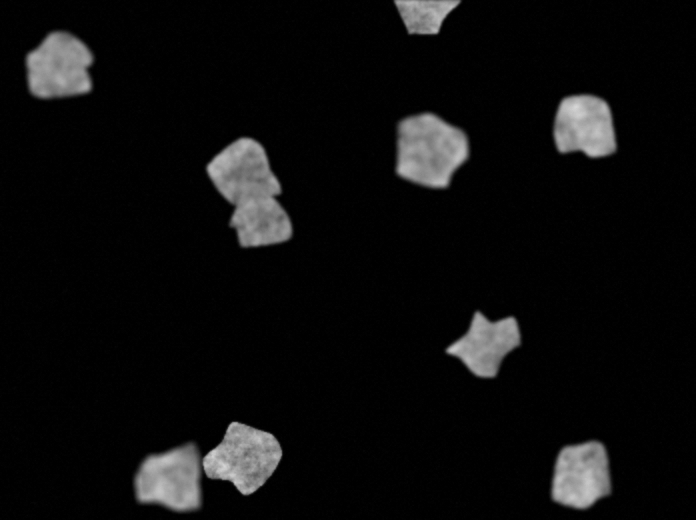
#> input picture src/image-to-txt-images/orginal/SIMCEPImages_A03_C10_F1_s09_w2.TIF, 696 x 520 px, given as the content of the folder ./image-to-txt-images/weka, which was not available
$ python from-seg-to-txt-for-yolo.py
#> lines starting #> are read from the running program, lines starting #| are printed output that depends on the picture; after the words box and inside, x2 and y2 are one past the last pixel; in counts of white or black regions, pixels touching at a corner belong together; pictures that were not available may be replaced by others from this repository, and a replacement may not be noted
import cv2
import numpy as np
import os

def convert_and_visualize_on_original(input_folder, original_images_folder, output_folder):
#> called with input_folder = './image-to-txt-images/weka', original_images_folder = './image-to-txt-images/orginal', output_folder = './image-to-txt-images/output'
    if not os.path.exists(output_folder):
        os.makedirs(output_folder)

    for file_name in os.listdir(input_folder):
        if file_name.endswith(('.png', '.tif', '.jpg', '.TIF')):
            classified_image_path = os.path.join(input_folder, file_name)
            original_image_path = os.path.join(original_images_folder, file_name)
            annotation_file = os.path.join(output_folder, os.path.splitext(file_name)[0] + ".txt")

            classified_image = cv2.imread(classified_image_path, cv2.IMREAD_GRAYSCALE)
#> classified_image is the input picture: shape (520, 696); min 0, max 214, mean 13.3
            original_image = cv2.imread(original_image_path)

            if classified_image is None or original_image is None:
                print(f"Error loading images for {file_name}. Skipping...")
                continue

            img_height, img_width = classified_image.shape[:2]
#> img_height = 520; img_width = 696
            total_cell_count = 0
            all_contours = []

            with open(annotation_file, "w") as f:
                # שינוי חשוב: לולאה רק על מחלקות שאינן רקע
                for class_id in np.unique(classified_image):
                    if class_id == 188:  # הנחה: 188 מייצג את הרקע
                        continue

                    binary_mask = (classified_image == class_id).astype(np.uint8)

                    # פעולות מורפולוגיות (כמו קודם)
                    kernel = np.ones((3,3),np.uint8)
                    binary_mask = cv2.morphologyEx(binary_mask, cv2.MORPH_CLOSE, kernel, iterations=2)

                    contours, hierarchy = cv2.findContours(binary_mask, cv2.RETR_EXTERNAL, cv2.CHAIN_APPROX_SIMPLE)

                    print(f"Found {len(contours)} contours for class {class_id}")

                    for contour in contours:
                        if cv2.contourArea(contour) < 20:
                            continue

                        M = cv2.moments(contour)
                        if M["m00"] != 0:
                            cX = int(M["m10"] / M["m00"])
                            cY = int(M["m01"] / M["m00"])
                        else:
                            print("Contour with zero area detected. Skipping...")
                            continue

                        x, y, w, h = cv2.boundingRect(contour)
                        x_center = cX / img_width
                        y_center = cY / img_height
                        width = w / img_width
                        height = h / img_height

                        f.write(f"1 {x_center:.6f} {y_center:.6f} {width:.6f} {height:.6f}\n")

                        cv2.drawContours(original_image, [contour], -1, (0, 255, 0), 2)
                        cv2.circle(original_image, (cX, cY), 5, (0, 0, 255), -1)
                        all_contours.append(contour)
                        total_cell_count += 1
#> this loop made 215 passes
#> contours on passes 5 to 7: 1706 contours, all with area under 20, 483 contours, all with area under 20, 216 contours, all with area under 20
#| Found 1 contours for class 0
#| Found 1 contours for class 1
#| Found 34 contours for class 2
#| Found 4336 contours for class 3
#| Found 1706 contours for class 4
#| Found 483 contours for class 5
#| Found 216 contours for class 6
#| Found 210 contours for class 7
#> (further printed lines are left out)
#> pass 1, in convert_and_visualize_on_original, `binary_mask = (classified_image == class_id).astype(np.uint8)`:
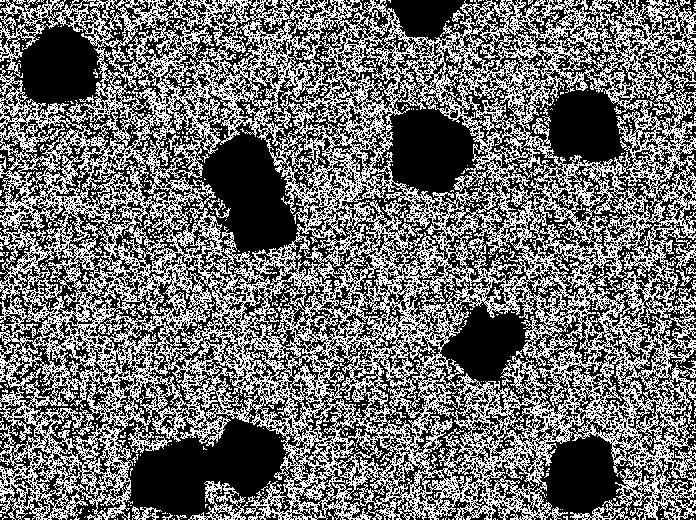
#> binary_mask: shape (520, 696); values 0 (black) and 1 (white), 43.3% white in thin lines or dots
#> pass 1, in convert_and_visualize_on_original, `binary_mask = cv2.morphologyEx(binary_mask, cv2.MORPH_CLOSE, kernel, i..`:
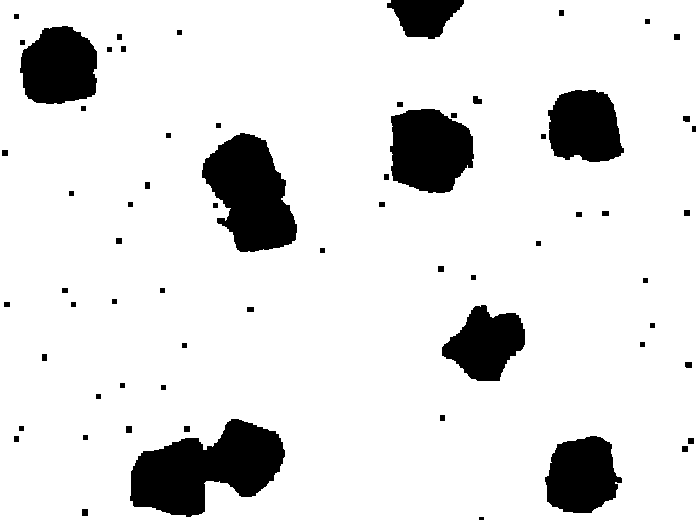
#> binary_mask: shape (520, 696); values 0 (black) and 1 (white), 88% white; 66 black regions (1 under 20 px), largest, box (x1, y1, x2, y2) and area: (130, 419, 285, 517) 9129, (202, 133, 297, 252) 7307, (390, 109, 474, 193) 5613
#> pass 2, in convert_and_visualize_on_original, `binary_mask = (classified_image == class_id).astype(np.uint8)`:
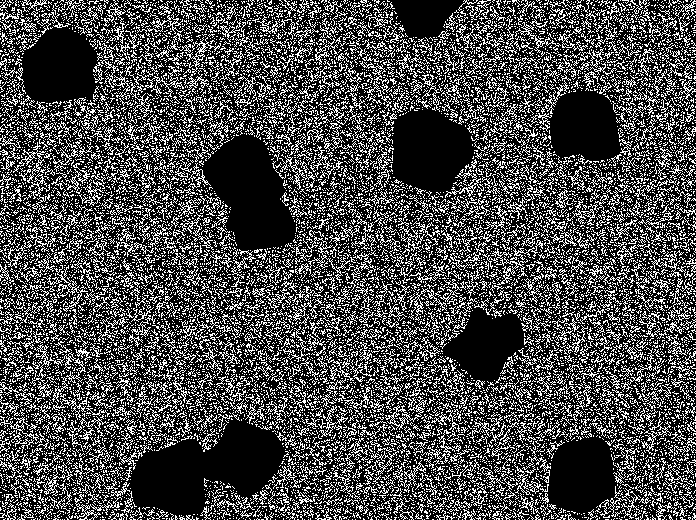
#> binary_mask: shape (520, 696); values 0 (black) and 1 (white), 28.8% white in thin lines or dots
#> after the loop:
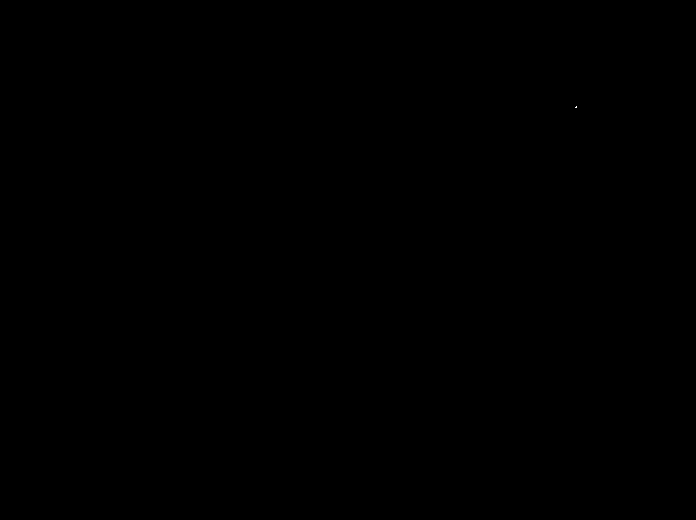
#> binary_mask: shape (520, 696); values 0 (black) and 1 (white), 0% white in thin lines or dots, all inside (x1, y1, x2, y2) = (575, 106, 577, 108)
#> after the loop:
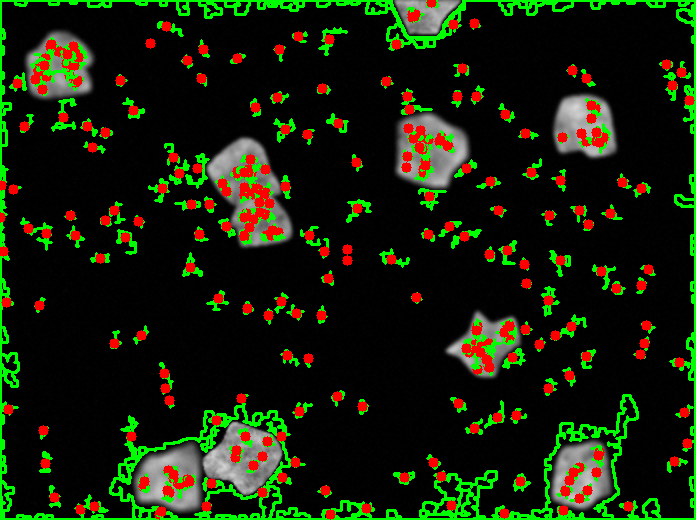
#> original_image: shape (520, 696, 3); 14.32% of pixels changed, all inside (x1, y1, x2, y2) = (0, 0, 696, 520)
#> after the loop, all_contours = 318 contours; largest, box (x1, y1, x2, y2) and area: (0, 0, 696, 520) 358714, (0, 0, 696, 520) 358628, (0, 0, 696, 520) 332920, (139, 507, 177, 520) 210, (47, 41, 76, 65) 163; total_cell_count = 318

            mask_image = np.zeros((img_height, img_width), dtype=np.uint8)
            cv2.drawContours(mask_image, all_contours, -1, 255, thickness=cv2.FILLED)
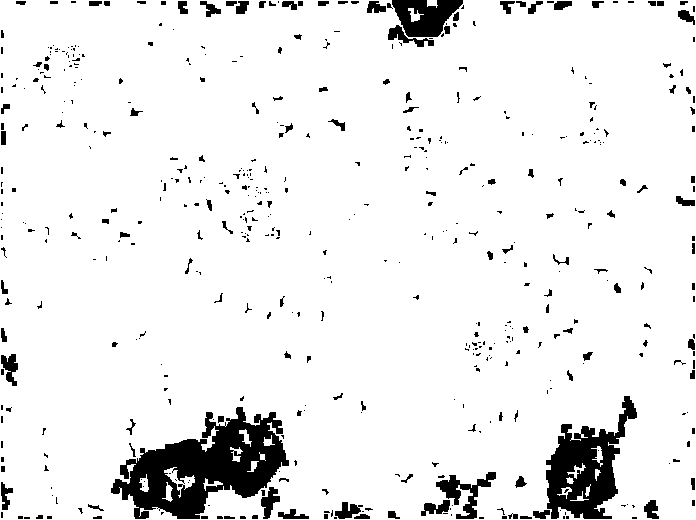
#> mask_image: shape (520, 696); 92.4% white; 519 black regions (380 under 20 px), largest, box (x1, y1, x2, y2) and area: (111, 407, 289, 519) 9814, (546, 396, 637, 519) 5237, (392, 0, 463, 37) 1718
            cv2.imshow("Combined Mask", mask_image)
            cv2.imwrite(f"Combined_Mask_{file_name}.jpg", mask_image)

            cv2.putText(original_image, f"Total Cell Count: {total_cell_count}", (10, 30), cv2.FONT_HERSHEY_SIMPLEX, 0.9, (0, 0, 255), 2)
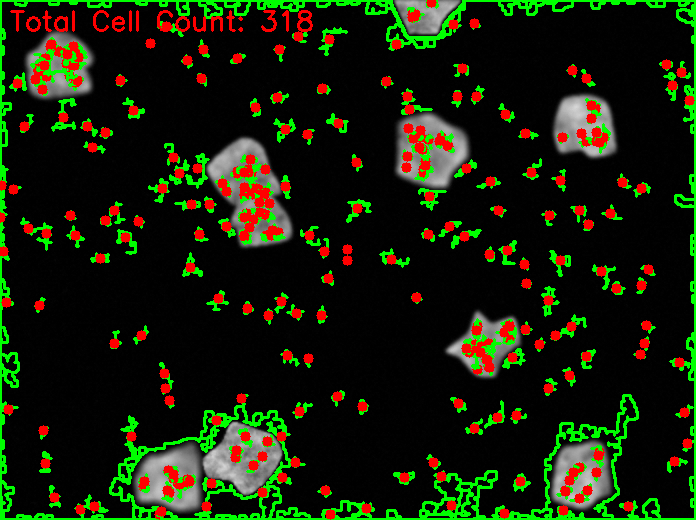
#> original_image: shape (520, 696, 3); 0.51% of pixels changed, all inside (x1, y1, x2, y2) = (10, 10, 313, 32)
            cv2.imshow("Bounding Boxes on Original Image", original_image)
            cv2.imwrite(f"annotated_cells+original_image_{file_name}.jpg", original_image)
            cv2.waitKey(0)
            cv2.destroyAllWindows()
            print(f"Total cells found in {file_name}: {total_cell_count}")

# Example usage
classified_folder = "./image-to-txt-images/weka"  # Folder with Weka classified images
original_images_folder = "./image-to-txt-images/orginal"  # Folder with original images
output_folder = "./image-to-txt-images/output"  # Folder to save YOLO annotations
convert_and_visualize_on_original(classified_folder, original_images_folder, output_folder)
